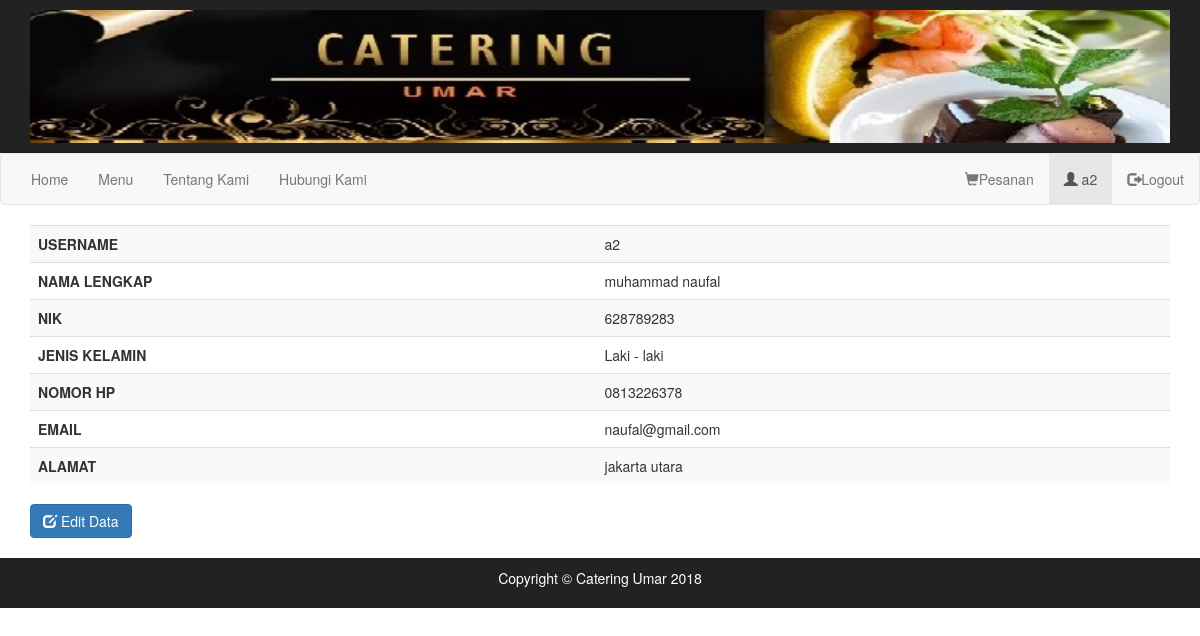
The app's page /customer/profil.php (signed in) with its own data.
### tables this page shows
CREATE TABLE `pelanggan` (
  `username` varchar(50) NOT NULL,
  `password` varchar(50) NOT NULL,
  `nama_lengkap` varchar(50) NOT NULL,
  `NIK` int(20) NOT NULL,
  `jk` varchar(15) NOT NULL,
  `no_hp` varchar(20) NOT NULL,
  `email` varchar(50) NOT NULL,
  `alamat` text NOT NULL,
  `level` varchar(5) NOT NULL
);

### customer/profil.php (the view, shortened to what this page needs)
<!DOCTYPE html>
<html>
<head>
  <link rel="stylesheet" type="text/css" href="../assets/css/style.css">
  <link rel="stylesheet" type="text/css" href="../assets/css/bootstrap.min.css">
  <link rel="stylesheet" type="text/css" href="../assets/css/bootstrap.css">
</head>
<body>
<header id="header">
<div class="container">
  <div class="row">
    <div class="col-md-12">
      <img src="../img/beranda/header-ti.png" width="100%" >
    </div>
  </div>
</div>
</header>
<nav class="navbar navbar-default">
    <div class="container-fluid">
      <ul class="nav navbar-nav">
        <li><a href="index.php">Home</a></li>
        <li><a href="menu.php">Menu</a></li>
        <li><a href="about.php">Tentang Kami</a></li>
        <li><a href="contact.php">Hubungi Kami</a></li>
      </ul>
      <ul class="nav navbar-nav navbar-right">
        <li data-toggle="modal" data-target="#mydaftar"><a href="total.php"><span class=" glyphicon glyphicon-shopping-cart"></span>Pesanan</a></li>
        <li data-toggle="modal" data-target="#mydaftar" class="active"><a href="#" title="Ingin melihat deskripsi ? Silahkan klik !"><span class="glyphicon glyphicon-user"></span>
          <?php session_start();$user=$_SESSION['pelanggan'];echo $user;?>
        </a></li>
        <li data-toggle="modal" data-target="#mydaftar"><a href="../Logout.php"><span class="glyphicon glyphicon-log-out"></span>Logout</a></li>
      </ul>
    </div>
  </nav>
<content id="content">
  <div class="container">
    <?php
    include("../koneksi.php");
    $user=$_SESSION['pelanggan'];
      $sql = mysqli_query($koneksi, "SELECT * FROM pelanggan WHERE username='$user'");
      if(mysqli_num_rows($sql) == 0){
        header("Location: index.php");
      }else{
        $row = mysqli_fetch_assoc($sql);
      }
      ?>
  <table class="table table-striped">
        <tr>
          <th>USERNAME</th>
          <td><?php echo $row['username']; ?></td>
        </tr>
        <tr>
          <th>NAMA LENGKAP</th>
          <td><?php echo $row['nama_lengkap']; ?></td>
        </tr>
        <tr>
          <th>NIK</th>
          <td><?php echo $row['NIK']; ?></td>
        </tr>
         <tr>
          <th>JENIS KELAMIN</th>
          <td><?php echo $row['jk']; ?></td>
        </tr>
        <tr>
          <th>NOMOR HP</th>
          <td><?php echo $row['no_hp']; ?></td>
        </tr>
        <tr>
          <th>EMAIL</th>
          <td><?php echo $row['email']; ?></td>
        </tr>
        <tr>
          <th>ALAMAT</th>
          <td><?php echo $row['alamat']; ?></td>
        </tr>
      </table>
      <a href="edit_profil.php?username=<?php echo $row['username']; ?>" class="btn btn-primary"><span class="glyphicon glyphicon-edit" aria-hidden="true"></span> Edit Data</a>
</div>
</content>
<footer id="footer">
  <div class="container">
    <div class="row">
      <div class="col-md-12">
        <p align="center">Copyright &copy; Catering Umar 2018</p>
      </div>
    </div>
  </div>
</footer>
</body>
</html>

### assets/css/style.css (style rules this page uses)
#header { padding: 10px 0; background: #222; color: #fff; }
#footer { background: #222; padding: 10px; margin-top: 20px; color: #fff; }

### records on screen
pelanggan: username "a2", nama_lengkap "muhammad naufal", NIK "628789283", jk "Laki - laki", no_hp "0813226378", email "naufal@gmail.com", alamat "jakarta utara"

### other values on screen
$user "a2"
